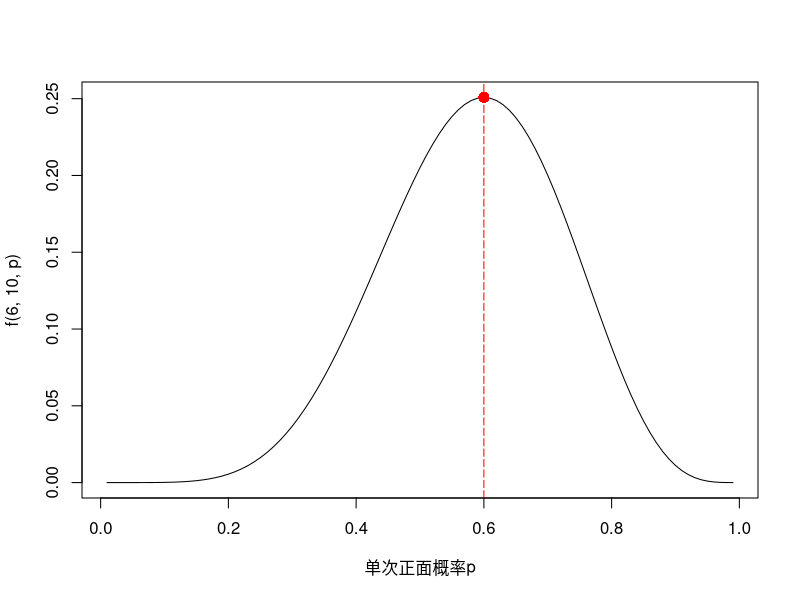
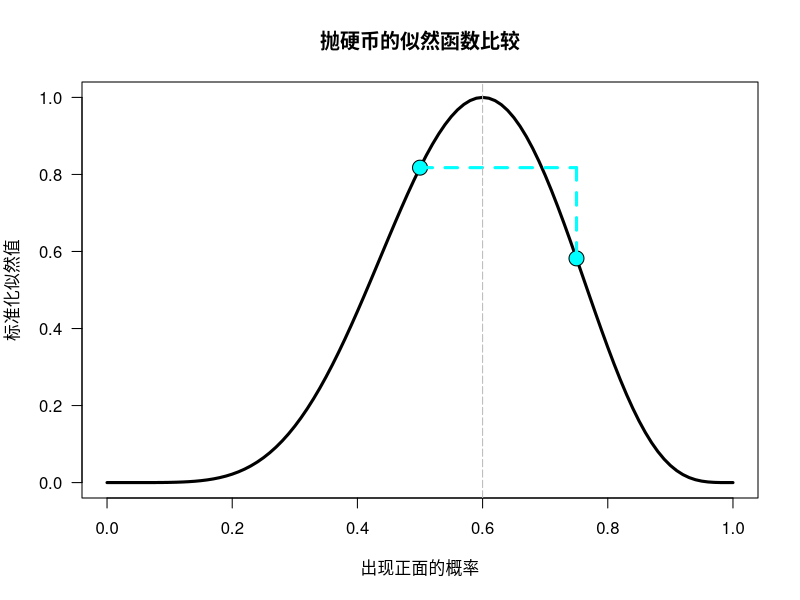
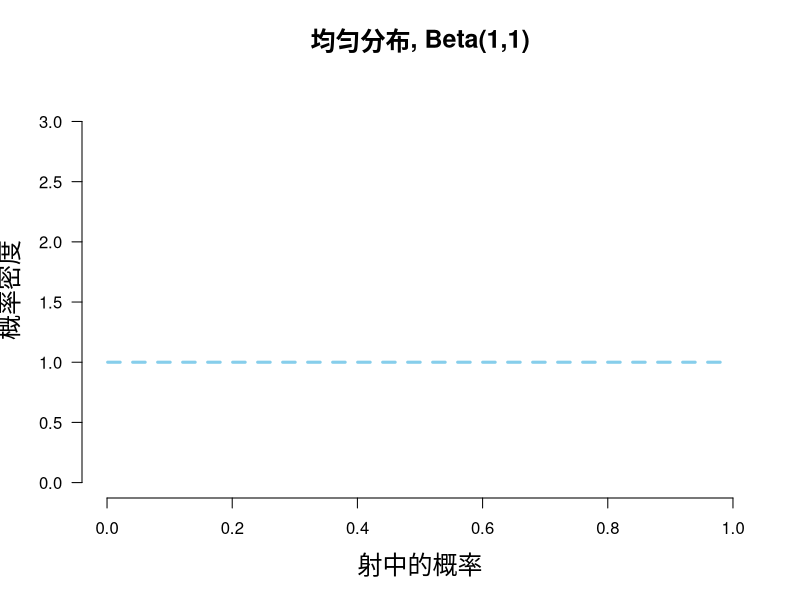
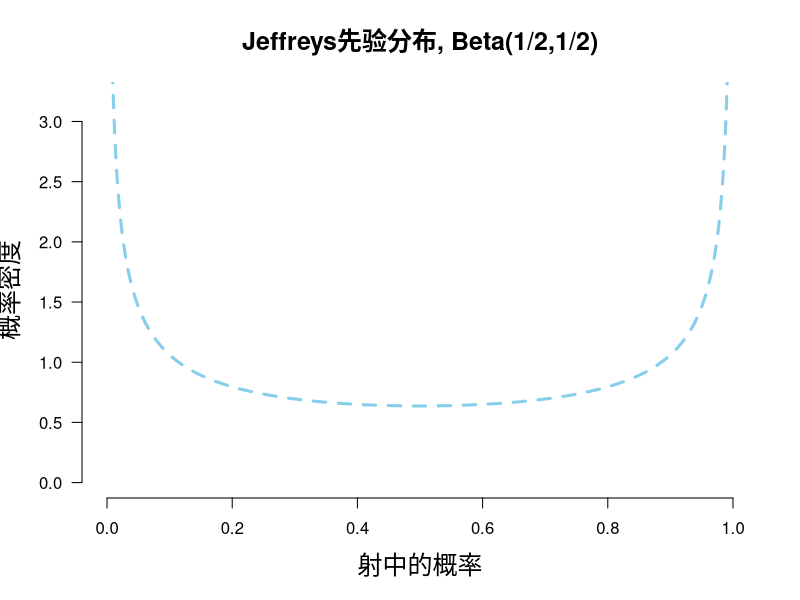
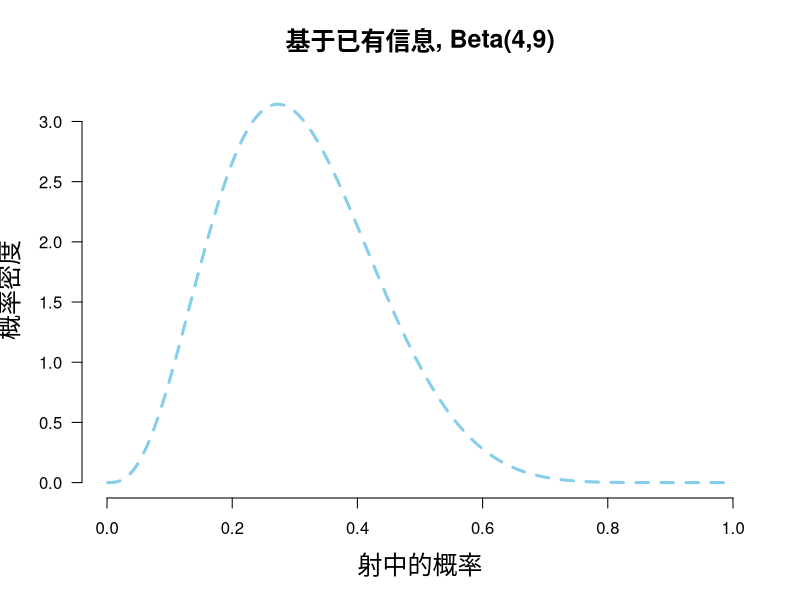
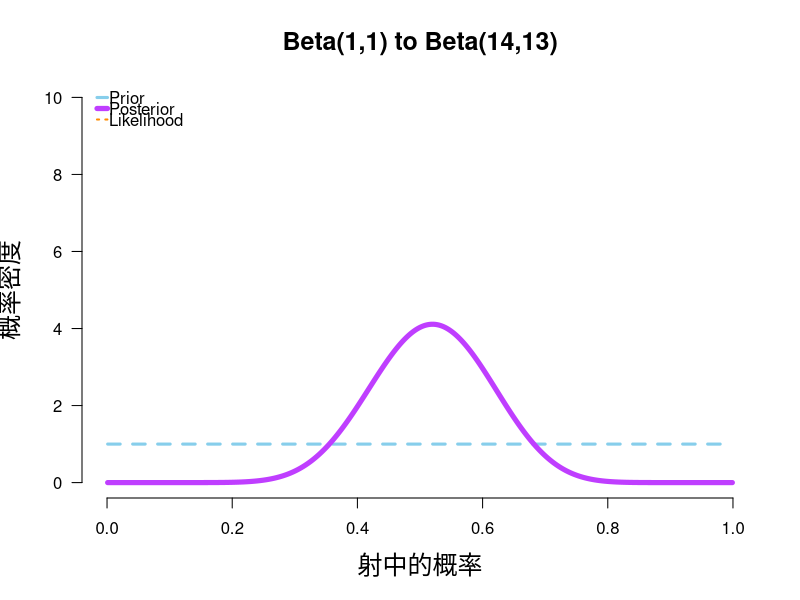
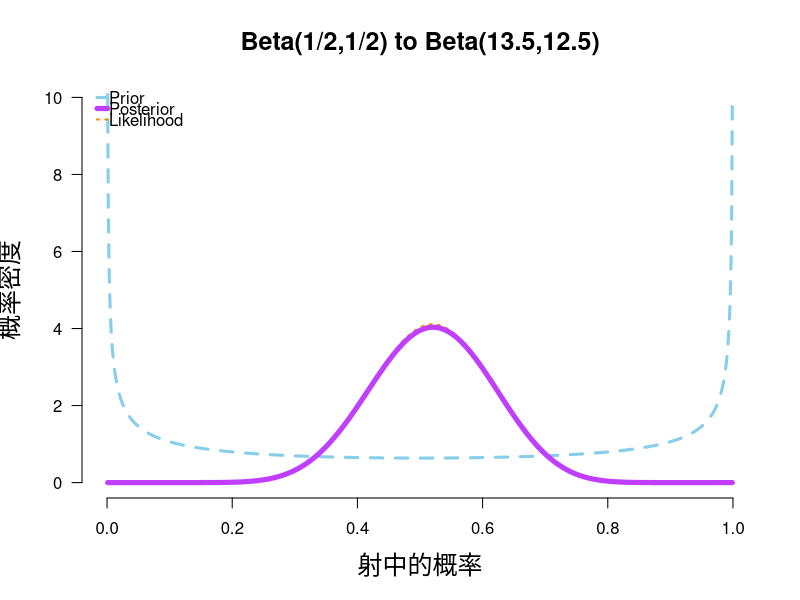
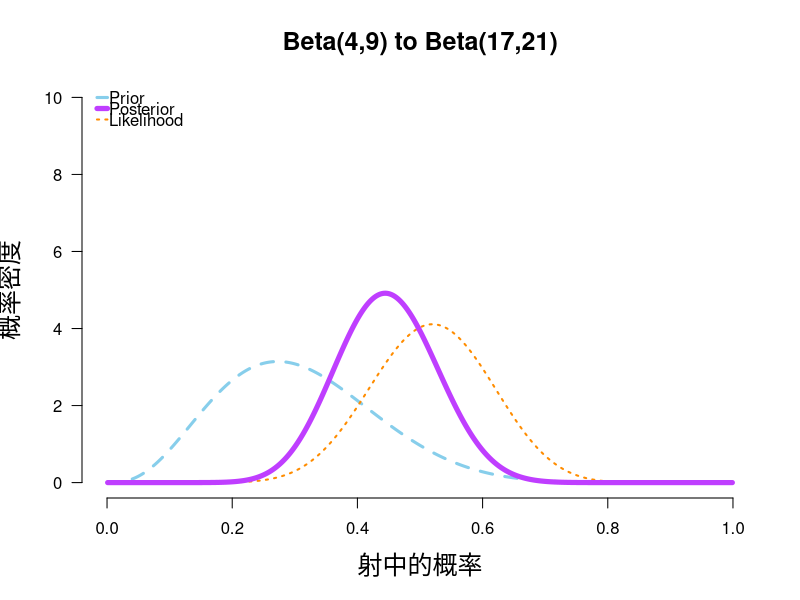

Reproduce these figures in R, in order.
## ---- chunk 1
dbinom(6, 10, 0.5)
## ---- chunk 2
dbinom(6, 10, 0.75)
## ---- chunk 3
h = 6
n = 10
p <- seq(0.01, 0.99, length.out = 99)
binom.den <- dbinom(h, n, p)
plot(p, binom.den, type = 'l', xlab = '单次正面概率p', ylab = 'f(6, 10, p)')
abline(v = h / n, lty = 5, col = 'red')
points(p[which.max(binom.den)], max(binom.den), cex = 1.5, col = 'red', pch = 16)
## ---- chunk 4
LR <- function(h, n, p1=.5, p2=.75){
        # p2 标准化似然值：p2似然值与MLE之比
        L1 <- dbinom(h, n, p1) / dbinom(h, n, h / n)
        # p2 标准化似然值：p2似然值与MLE之比
        L2 <- dbinom(h, n, p2) / dbinom(h, n, h / n)
        # p1, p2 的似然函数比
        Ratio <- dbinom(h, n, p1)/dbinom(h, n, p2)
        curve((dbinom(h, n, x) / max(dbinom(h, n, x))),
              xlim = c(0,1),
              ylab = "标准化似然值",
              xlab = "出现正面的概率",
              las=1,
              main = "抛硬币的似然函数比较",
              lwd = 3)
        points(p1, L1, cex = 2, pch = 21, bg = "cyan")
        points(p2, L2, cex = 2, pch = 21, bg = "cyan")
        lines(c(p1, p2), c(L1, L1), lwd = 3, lty = 2, col = "cyan")
        lines(c(p2, p2), c(L1, L2), lwd = 3, lty = 2, col = "cyan")
        abline(v = h / n, lty = 5, lwd = 1, col = "grey73")
        return(Ratio)
}
LR(6, 10)
## ---- chunk 5
plot.beta <- function(PS = 1, PF = 1, k = 0, n = 0, ymax = "auto", main = NULL) {
  x = seq(.001, .999, .001)         # 概率向量
  y1 = dbeta(x, PS, PF)             # 先验概率
  y3 = dbeta(x, PS + k, PF + n - k) # 后验概率
  y2 = dbeta(x, 1 + k, 1 + n - k)   # 似然函数，基于 beta(1,1) 分布

  if (is.numeric(ymax) == T) { y.max = ymax }    
  else ( y.max = 1.25 * max(y1,y2,y3,1.6) )

  if (is.character(main) == T) { Title = main }
  else ( Title = "二项分布数据的先验-后验转换" )

  plot(x, y1, xlim=c(0,1), ylim=c(0, y.max), type = "l", 
       ylab = "概率密度", lty = 2,
       xlab = "射中的概率", las =1, main = Title, lwd = 3,
       cex.lab = 1.5, cex.main = 1.5, col = "skyblue", axes = FALSE)
  axis(1, at = seq(0,1, 0.2)) # 自定义 x 轴
  axis(2, las = 1) # 自定义 y 轴

  if (n != 0) {
    # 如果有新数据，绘制似然和后验曲线
    lines(x, y2, type = "l", col = "darkorange", lwd = 2, lty = 3)
    lines(x, y3, type = "l", col = "darkorchid1", lwd = 5)
    legend("topleft", 
           c("Prior", "Posterior", "Likelihood"), 
           col = c("skyblue", "darkorchid1", "darkorange"), 
           lty = c(2,1,3), lwd = c(3,5,2), bty = "n", 
           y.intersp = .55, x.intersp = .1, seg.len=.7)
  }
}
## ---- chunk 6
plot.beta(1,1,ymax=3.2,main="均匀分布, Beta(1,1)")
plot.beta(.5,.5,ymax=3.2,main="Jeffreys先验分布, Beta(1/2,1/2)")
plot.beta(4,9,ymax=3.2,main="基于已有信息, Beta(4,9)")
## ---- chunk 7
plot.beta(1,1,13,25,main="Beta(1,1) to Beta(14,13)",ymax=10)
plot.beta(.5,.5,13,25,main="Beta(1/2,1/2) to Beta(13.5,12.5)",ymax=10)
plot.beta(4,9,13,25,main="Beta(4,9) to Beta(17,21)",ymax=10)
## ---- chunk 8
plot.beta(14,13,12,25,ymax=10,main="Beta(14,13) to Beta(26,26)")
plot.beta(13.5,12.5,12,25,ymax=10,main="Beta(13.5,12.5) to Beta(25.5,25.5)")
plot.beta(17,21,12,25,ymax=10,main="Beta(17,21) to Beta(29,34)")
## ---- chunk 9
plot.beta(26,26,14,25,ymax=10,main="Beta(26,26) to Beta(40,37)")
plot.beta(25.5,25.5,14,25,ymax=10,main="Beta(25.5,25.5) to Beta(39.5,36.5)")
plot.beta(29,34,14,25,ymax=10,main="Beta(29,34) to Beta(43,45)")
## ---- chunk 10
plot.beta(40,37,19,25,ymax=10,main="Beta(40,37) to Beta(59,43)")
plot.beta(39.5,36.5,19,25,ymax=10,main="Beta(39.5,36.5) to Beta(58.5,42.5)")
plot.beta(43,45,19,25,ymax=10,main="Beta(43,45) to Beta(62,51)")
## ---- chunk 11
plot.beta(1,1,58,100,ymax=10,main="Beta(1,1) to Beta(59,43)")
plot.beta(.5,.5,58,100,ymax=10,main="Beta(1/2,1/2) to Beta(58.5,42.5)")
plot.beta(4,9,58,100,ymax=10,main="Beta(4,9) to Beta(62,51)")
